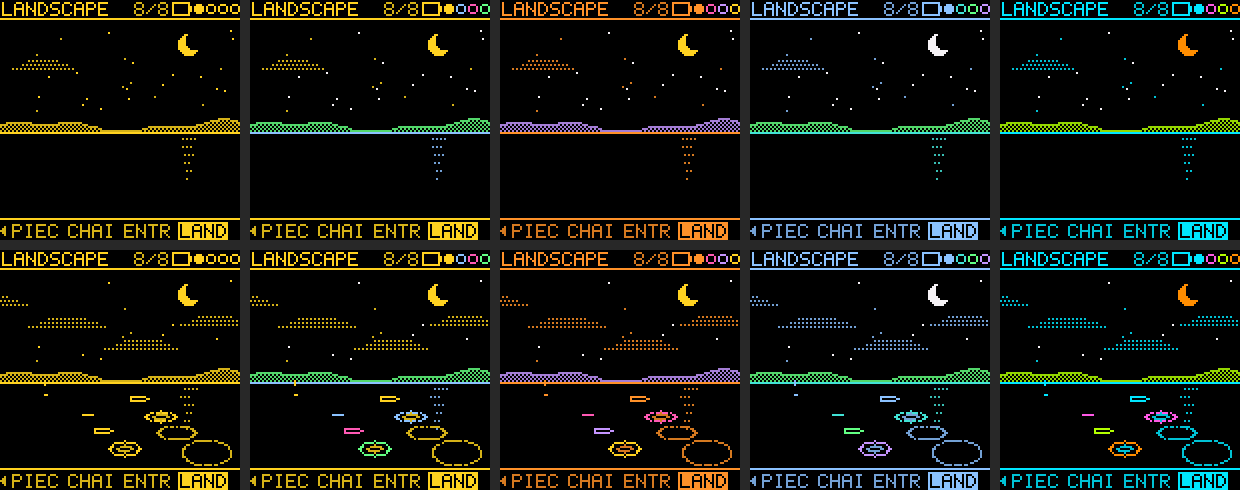
#> input picture landscape-inks.png, 1240 x 490 px
$ python -i guide_video.py   (imports and definitions only)
#> lines starting #> are read from the running program, lines starting #| are printed output that depends on the picture
### tools/gen_mono_webfont.py
#!/usr/bin/env python3
# SPDX-License-Identifier: GPL-3.0-only
# Copyright (C) 2026 Theo Dainis (melodee-tess)
"""Tessera Mono, the web pages' pixel face: the Mono look's own 5 x 7 font (firmware/src/mo_font.h MO_FONT) as a
WOFF, so the site, the installer, the editor and the simulator page letter as the device does.

  python3 tools/gen_mono_webfont.py          (needs fonttools)
  python3 tools/gen_mono_webfont.py --check  (tests/run_tests.sh: fails when a page's face is not MO_FONT's)

A font pixel is 100 units, a glyph 6 pixels wide (5 and one clear), 7 above the baseline and 1 below: 800 units an
em, so the face is sharp at 8, 16, 24 ... px. Lower case is drawn as upper (as on the device); a few signs the pages
use and the device has no need of (| { } ~ ` and the middle dot, dashes, ellipsis, times) are added here, and the
accented letters of the pages' other languages (latin(): the whole capital with a 2-row accent above the cap height,
C cedilla, sharp s, inverted ! and ?, guillemets; the device has none of them, so this costs no flash). The line
metrics stay 7 + 1 pixels (typo metrics, USE_TYPO_METRICS); the Windows ascent leaves room for the accents. The WOFF
goes inline, as a data URL, between the TESSERA-MONO markers of every page in PAGES, so each one stays a single file.
"""
import base64
import io
import re
import sys
from pathlib import Path

from fontTools.fontBuilder import FontBuilder
from fontTools.pens.ttGlyphPen import TTGlyphPen

ROOT = Path(__file__).resolve().parents[1]
SRC = ROOT / "firmware/src/mo_font.h"
PAGES = ("web/home/index.html", "web/index_pkg.html", "web/editor.html", "web/sim/index.html")
PX, ADV, ASC, DESC = 100, 6, 7, 1
EXTRA = {                                               # code point: 7 rows, bit 4 the left column (as MO_FONT)
    0x60: (8, 4, 0, 0, 0, 0, 0), 0x7B: (2, 4, 4, 8, 4, 4, 2), 0x7C: (4, 4, 4, 4, 4, 4, 4),
    0x7D: (8, 4, 4, 2, 4, 4, 8), 0x7E: (0, 0, 8, 21, 2, 0, 0), 0xB7: (0, 0, 0, 4, 0, 0, 0),
    0xD7: (0, 17, 10, 4, 10, 17, 0), 0x2013: (0, 0, 0, 14, 0, 0, 0), 0x2014: (0, 0, 0, 31, 0, 0, 0),
    0x2026: (0, 0, 0, 0, 0, 0, 21), 0x2019: (12, 4, 8, 0, 0, 0, 0), 0x2018: (4, 8, 12, 0, 0, 0, 0),
    0x201C: (10, 20, 30, 0, 0, 0, 0), 0x201D: (30, 10, 20, 0, 0, 0, 0),
}
ACCENT_ROWS = "accent"                                  # marks a glyph drawn from 2 rows above the cap height
ACCENTS = {"grave": (8, 4), "acute": (2, 4), "circ": (4, 10), "tilde": (13, 22), "uml": (10, 0)}
LATIN = {                                               # code point of the capital: (base letter, accent)
    0xC0: ("A", "grave"), 0xC1: ("A", "acute"), 0xC2: ("A", "circ"), 0xC3: ("A", "tilde"), 0xC4: ("A", "uml"),
    0xC8: ("E", "grave"), 0xC9: ("E", "acute"), 0xCA: ("E", "circ"), 0xCB: ("E", "uml"),
    0xCC: ("I", "grave"), 0xCD: ("I", "acute"), 0xCE: ("I", "circ"), 0xCF: ("I", "uml"), 0xD1: ("N", "tilde"),
    0xD2: ("O", "grave"), 0xD3: ("O", "acute"), 0xD4: ("O", "circ"), 0xD5: ("O", "tilde"), 0xD6: ("O", "uml"),
    0xD9: ("U", "grave"), 0xDA: ("U", "acute"), 0xDB: ("U", "circ"), 0xDC: ("U", "uml"),
}
SIGNS = {                                               # rows as EXTRA; C cedilla has an 8th row, under the baseline
    0xA1: (4, 0, 4, 4, 4, 4, 4), 0xBF: (4, 0, 4, 8, 16, 17, 14), 0xAB: (0, 0, 5, 10, 20, 10, 5),
    0xBB: (0, 0, 20, 10, 5, 10, 20), 0xDF: (12, 18, 18, 22, 17, 17, 22),
}
MARK = re.compile(r"(/\* TESSERA-MONO:[^*]*\*/).*?(/\* /TESSERA-MONO \*/)", re.S)


def mo_font():
    """MO_FONT's first 64 glyphs, ' ' .. '_' (the pages set in capitals; its small letters are a chord name's)"""
    body = re.search(r"MO_FONT\[\d+\]\[7\] = \{(.*?)\n\};", SRC.read_text(), re.S).group(1)
    rows = [tuple(int(v) for v in m.split(",")) for m in re.findall(r"\{([\d,\s]+)\}", body)][:64]
    assert len(rows) == 64 and all(len(r) == 7 for r in rows), "MO_FONT: 64 glyphs of 7 rows"
    return {0x20 + i: r for i, r in enumerate(rows)}


# [85 lines left out: functions latin, glyph, build, main, not called in this run]


# [2 lines that do not run on import are left out]

### tools/guide_video.py
#!/usr/bin/env python3
# SPDX-License-Identifier: GPL-3.0-only
# Copyright (C) 2026 Theo Dainis (melodee-tess)
"""The manual's guided clips, 16:9, from the firmware's own audio and screens, with a caption before every action.

  build/host/demo_projects guide build/guide        (tests/demo_projects.c, built with -DMELODEE_LOOK=1)
  python3 tools/guide_video.py build/guide OUTDIR    (needs Pillow and imageio-ffmpeg, or ffmpeg on the PATH)

OUTDIR gets <clip>.mp4, <clip>.srt and <clip>-thumb.png (1280 x 720, for YouTube) for each clip in build/guide/guide.tsv. A frame: the screen at the left, drawn
3x, nearest; at the right a drawing of the FM-1's panel, quiet but for the control about to be used; across the
bottom the caption, large, white on black. One thing asks for the eye at a time: the caption, then the lit control,
then the screen, whose frame lights for a moment as the action lands. Each caption comes up 3 s (guide.tsv)
before its action: the control is outlined and pulses while it is next, solid while it is pressed or held.
The .srt has the same captions at the same times. The last TAIL s are the end card (the mark, TESSERA and the
version of the newest docs/RELEASE_*.md, the clip's title, the project page) while the music fades out.
"""
import array
import math
import shutil
import subprocess
import sys
import wave
from fractions import Fraction
from pathlib import Path

from PIL import Image, ImageDraw, ImageFont

sys.path.insert(0, str(Path(__file__).resolve().parent))
from gen_brand import INK, centred, mark, text as mono, text_w   # noqa: E402  (the Mono look's font and mark)

ROOT = Path(__file__).resolve().parents[1]
FS, SPF = 44100, 1472                                   # samples a frame (demo_projects.c V_BLOCKS x 32)
FPS = Fraction(FS, SPF)
W, H = 1920, 1080
BG, WHITE, HOT = (0, 0, 0), (255, 255, 255), (255, 208, 32)   # HOT: a control to use, always yellow (Theo, 2026-11-18)
ACC = HOT                                               # the clip's topic accent: the step count, the rule, the flash
ACCENT = {"YELLOW": (255, 208, 32), "WHITE": (240, 240, 240), "GREEN": (96, 255, 128), "BLUE": (136, 192, 255),
          "RED": (255, 112, 100), "ORANGE": (255, 144, 40), "PINK": (255, 176, 216), "HOT PINK": (255, 88, 176),
          "LILAC": (192, 150, 255), "MOSAIC": (240, 240, 240), "SUNSET": (240, 240, 240), "OCEAN": (240, 240, 240),
          "NEON": (240, 240, 240)}                      # (tools/gen_ui_palettes.py's inks; a four-ink set's accent is
                                                        # white)
DIM, DIMTXT = (78, 78, 78), (150, 150, 150)             # the controls not in use
EDGE = 0.012                                            # s: fade in
TAIL = 3.0                                              # s: the end card, the music fading out under it
CUT = 0.4                                               # s: the clip fades into the end card
TAP = 0.5                                               # s: a tap is drawn pressed this long at least
HOLD = 1.5                                              # s: the shortest a caption shows
FLASH = 1.0                                             # s: the screen's frame lights when an action lands
RANK = {"done": 0, "next": 1, "down": 2}
LEVEL_RMS, LEVEL_PEAK = -22.0, -3.0                     # dBFS: the clip's RMS, its highest peak
FONT = ROOT / "assets/fonts/InterTight[wght].ttf"


def font(px, weight):
    f = ImageFont.truetype(str(FONT), px)
    f.set_variation_by_axes([weight])
    return f


# [1 line that did not run here, left out]

# ---------------------------------------------------------------------------------------------- the panel
# The FM-1's controls in a 1000 x 560 drawing (the layout of docs/panel.jpg): (kind, box or centre, printed name)
PANEL_W, PANEL_H = 1000, 560
WHITES = "F3 G3 A3 B3 C4 D4 E4 F4 G4 A4 B4 C5 D5 E5 F5 G5".split()
CTRL = {}
# [3 lines not run here, left out]
CTRL["OCT-"] = ("btn", (40, 258, 110, 290), "OCT-")
CTRL["OCT+"] = ("btn", (150, 258, 220, 290), "OCT+")
# [4 lines not run here, left out]
SLOT = 950 / len(WHITES)
# [6 lines not run here, left out]


# [114 lines left out: functions draw_panel, wrap_px, draw_caption, version, end_card, not called in this run]


# ---------------------------------------------------------------------------------------------- the thumbnail
# [1 line that did not run here, left out]


# [67 lines left out: functions thumbnail, state, check, rows_of, captions, not called in this run]


def srt_time(s):
    ms = round(s * 1000)
    return f"{ms // 3600000:02d}:{ms // 60000 % 60:02d}:{ms // 1000 % 60:02d},{ms % 1000:03d}"


# [109 lines left out: functions level, fades, ffmpeg, make, not called in this run]


def main(src, dst):
    src, dst = Path(src), Path(dst)
    dst.mkdir(parents=True, exist_ok=True)
    global ACC
    for clip, ((title, ink), rows) in rows_of(src).items():
        ACC = ACCENT.get(ink, ACCENT["YELLOW"])
        make(src, clip, title, rows, dst)


# [4 lines not run here, left out]

>>> import cv2
>>> picture = cv2.imread('../landscape-inks.png', cv2.IMREAD_GRAYSCALE)
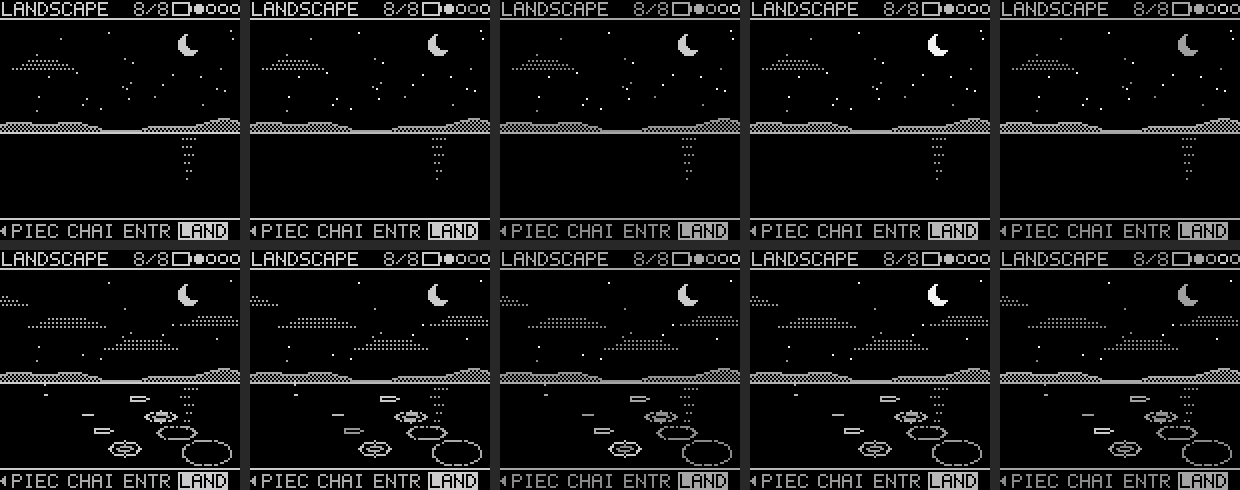
#> picture: shape (490, 1240); min 0, max 243, mean 19.8
>>> result = main(picture, 'out.png')
#> (the run stopped early here; a loop or call above may not have finished)
